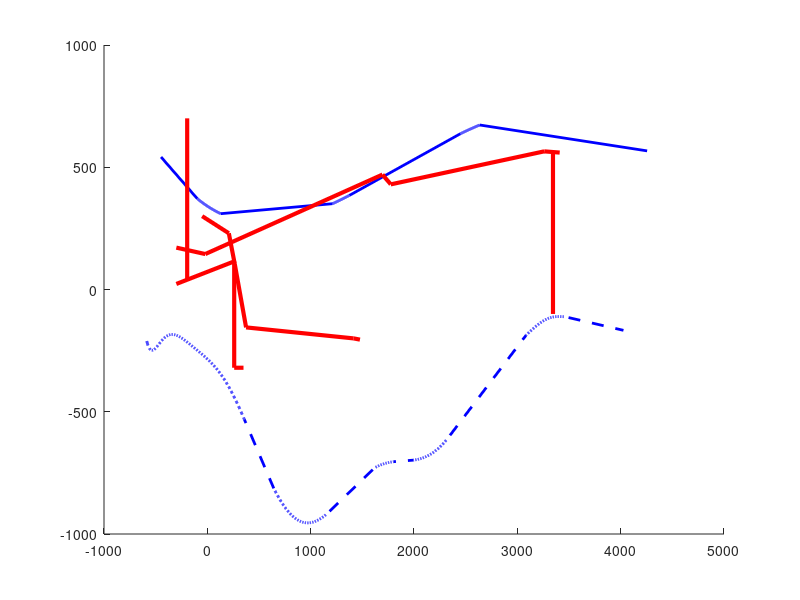

Recreate this plot in MATLAB. (Note: this script raises an error after producing the figure.)
function []=crossPointEnvir()
% Environment for cross point
% OMH 17/01/10

hold on
warning off
%% Road
% road1=line([-200 -200],[330 1000 ]); 
% set(road1,'LineWidth',5,'LineStyle','-','Color','k');
% road2=line([-200 500],[330 330 ]); 
% set(road2,'LineWidth',5,'LineStyle','-','Color','k');

Xro = [-448 -98 0 130 1212 1302 1375 2449 2571 2636 4256];
Yro = [544 367 333 322 356 367 379 645 661 667 567];
Pro = polyfit(Xro',Yro',5);
Xrofit = [-448 -98:130 1212:1375 2449:2636 4256];
Yrofit = zeros(1,size(Xrofit,2));
for i = 1:size(Pro,2)
    Yrofit = Yrofit + Pro(i)*Xrofit.^(size(Pro,2)-i);
end
plot(Xrofit,Yrofit,'-b','LineWidth',2)

%% Power lines
hv1 = line([-300 -20],[171.25 145]); 
set(hv1,'LineWidth',3,'LineStyle','-','Color','r');
hv2=line([-20 1695],[145 470]); 
set(hv2,'LineWidth',3,'LineStyle','-','Color','r');
hv21=line([1775 3260],[430 565]); 
set(hv21,'LineWidth',3,'LineStyle','-','Color','r');
hv3=line([-300 260],[115-(260+300)*(115-40)/(260+195) 115]); 
set(hv3,'LineWidth',3,'LineStyle','-','Color','r');
hv4=line([260 260],[115  -320]); 
set(hv4,'LineWidth',3,'LineStyle','-','Color','r');
hv41=line([265 375],[105 -155]); 
set(hv41,'LineWidth',3,'LineStyle','-','Color','r');
hv42=line([265 208],[105 230]); 
set(hv42,'LineWidth',3,'LineStyle','-','Color','r');
hv43=line([208 -50],[230 300]); 
set(hv43,'LineWidth',3,'LineStyle','-','Color','r');
hv5=line([260 350],[-320  -320]); 
set(hv5,'LineWidth',3,'LineStyle','-','Color','r');
hv6=line([375 1416],[-155  -200]); 
set(hv6,'LineWidth',3,'LineStyle','-','Color','r');
hv7=line([1416 1477],[-200  -205]); 
set(hv7,'LineWidth',3,'LineStyle','-','Color','r');
hv8=line([-195 -195],[40  700]); 
set(hv8,'LineWidth',3,'LineStyle','-','Color','r');
hv9=line([1695 1775],[470  430]); 
set(hv9,'LineWidth',3,'LineStyle','-','Color','r');
hv10=line([3260 3410],[565  560]); 
set(hv10,'LineWidth',3,'LineStyle','-','Color','r');
hv11=line([3345 3345],[563  -100]); 
set(hv11,'LineWidth',3,'LineStyle','-','Color','r');

%% Train
%myCircle(-1000,-1980,2000)
Xtr = [-586 -423 -227 -108 0 179 285 358 643 708 789 871 960 1050 1155 1619 1709 1806 1994 2075 2156 2246 2319 3084 3190 3287 3369 3458 4027];
Ytr = [-211 -200 -211 -233 -289 -389 -456 -522 -822 -867 -911 -933 -955 -945 -922 -733 -711 -700 -700 -689 -679 -645 -611 -189 -144 -122 -111 -111 -167];
Ptr = polyfit(Xtr',Ytr',15);
Xtrfit = [-586:358 643:1155 1619:1806 1994:2319 3084:3458 4027];
Ytrfit = zeros(1,size(Xtrfit,2));
for i = 1:size(Ptr,2)
    Ytrfit = Ytrfit + Ptr(i)*Xtrfit.^(size(Ptr,2)-i);
end
plot(Xtrfit,Ytrfit,'--b','LineWidth',2)

%% Houses
house(350,-300)
house(230,230)
house(-70,300)
house(-250,500)
house(-80,500)


%% Transfos
% plot(270,100,'pm','MarkerFace', 'm', 'MarkerSize', 12 );
% plot(1422,-210,'pm','MarkerFace', 'm', 'MarkerSize', 12 );
% plot(1510,-210,'pm','MarkerFace', 'm', 'MarkerSize', 12 );

% plot(1416,-200,'pm','MarkerFace', 'm', 'MarkerSize', 12 );
% plot(1477,-205,'pm','MarkerFace', 'm', 'MarkerSize', 12 );
% plot(1765.9,426.4,'pm','MarkerFace', 'm', 'MarkerSize', 12 );
% plot(1690.6,469.8,'pm','MarkerFace', 'm', 'MarkerSize', 12 );
% plot(3347.6,356,'pm','MarkerFace', 'm', 'MarkerSize', 12 );
% plot(3260.6,564.3,'pm','MarkerFace', 'm', 'MarkerSize', 12 );
% plot(3414.3,560.2,'pm','MarkerFace', 'm', 'MarkerSize', 12 );
% plot(254,120.6,'pm','MarkerFace', 'm', 'MarkerSize', 12 );
% plot(258.8,-131.6,'pm','MarkerFace', 'm', 'MarkerSize', 12 );
% plot(-25,146.6,'pm','MarkerFace', 'm', 'MarkerSize', 12 );
% plot(-203.8,96.3,'pm','MarkerFace', 'm', 'MarkerSize', 12 );
% plot(-205.7,44,'pm','MarkerFace', 'm', 'MarkerSize', 12 );

plot(1416,-200,'pm','MarkerFace', 'm', 'MarkerSize', 12 );

%plot(1477,-205,'pm','MarkerFace', 'm', 'MarkerSize', 12 );
plot(1476,-206,'pm','MarkerFace', 'm', 'MarkerSize', 12 );

plot(1775,430,'pm','MarkerFace', 'm', 'MarkerSize', 12 );

%plot(1695,470,'pm','MarkerFace', 'm', 'MarkerSize', 12 );
plot(1684,460.5,'pm','MarkerFace', 'm', 'MarkerSize', 12 );

plot(3345,365,'pm','MarkerFace', 'm', 'MarkerSize', 12 );
plot(3260,565,'pm','MarkerFace', 'm', 'MarkerSize', 12 );
plot(3410,560,'pm','MarkerFace', 'm', 'MarkerSize', 12 );
plot(260,115,'pm','MarkerFace', 'm', 'MarkerSize', 12 );
plot(260,-135,'pm','MarkerFace', 'm', 'MarkerSize', 12 );
plot(-20,145,'pm','MarkerFace', 'm', 'MarkerSize', 12 );
plot(-195,95,'pm','MarkerFace', 'm', 'MarkerSize', 12 );
plot(-195,40,'pm','MarkerFace', 'm', 'MarkerSize', 12 );
plot(-180,160,'pm','MarkerFace', 'm', 'MarkerSize', 12 );


%% Residence
plot(1490,-50,'sr','MarkerFace', 'r', 'MarkerSize', 12 );


warning on

